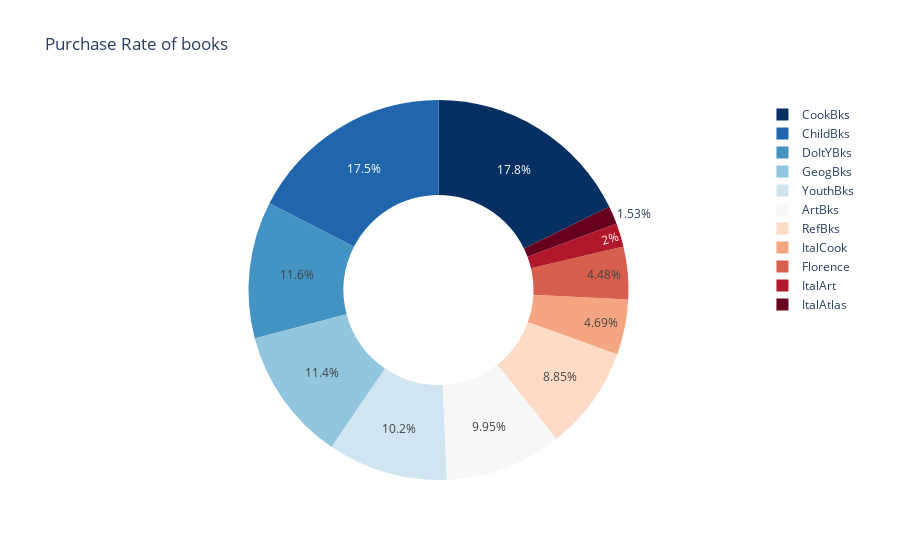

The notebook cell this image was saved under:
### Markdown cell above
## Visualization

### Code cell
#visualization the percent of sales of books 

px.pie(df1,values=df1.sum(),names=df1.columns
      ,title='Purchase Rate of books',
      color_discrete_sequence=px.colors.sequential.RdBu_r,
      hover_name=df1.columns,hole=0.5)

### Figure 1 — Plotly figure (JSON) as saved in the notebook; plotly's stock layout.template omitted (floating-point values rounded to 4 significant figures)
{"data": [{"domain": {"x": [0, 1], "y": [0, 1]}, "hole": 0.5, "hovertemplate": "<b>%{hovertext}</b><br><br>label=%{label}<br>value=%{value}<extra></extra>", "hovertext": ["ChildBks", "YouthBks", "CookBks", "DoItYBks", "RefBks", "ArtBks", "GeogBks", "ItalCook", "ItalAtlas", "ItalArt", "Florence"], "labels": ["ChildBks", "YouthBks", "CookBks", "DoItYBks", "RefBks", "ArtBks", "GeogBks", "ItalCook", "ItalAtlas", "ItalArt", "Florence"], "legendgroup": "", "name": "", "showlegend": true, "type": "pie", "values": [846, 495, 862, 564, 429, 482, 552, 227, 74, 97, 217]}], "layout": {"legend": {"tracegroupgap": 0}, "piecolorway": ["rgb(5,48,97)", "rgb(33,102,172)", "rgb(67,147,195)", "rgb(146,197,222)", "rgb(209,229,240)", "rgb(247,247,247)", "rgb(253,219,199)", "rgb(244,165,130)", "rgb(214,96,77)", "rgb(178,24,43)", "rgb(103,0,31)"], "title": {"text": "Purchase Rate of books"}}}
